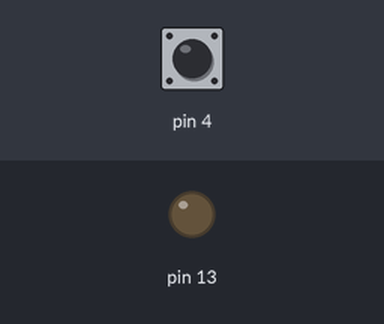
A sketch run on a simulated Arduino Uno, built with avr-gcc and run on an emulated ATmega328P. Parts: output pins drawn as LEDs (lit = HIGH). The test bench sets the inputs (shaded band); at power-on: pin 4 HIGH.

Above: at 1.2 s.
1.3 s: pin 4 pulled LOW for 0.15 s
At 1.37 s:
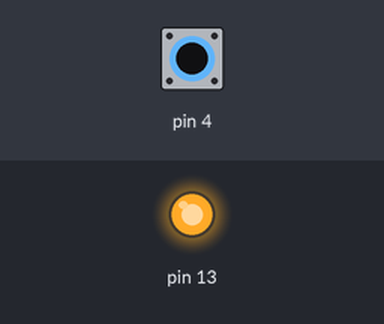
2.9 s: pin 4 pulled LOW for 3.2 s
At 7.0 s:
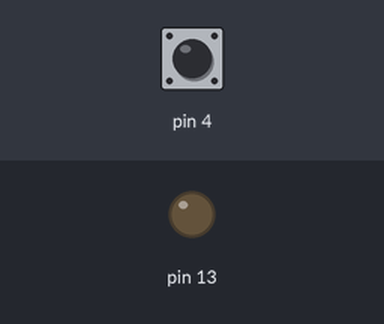
Timing chart, 0 to 8.5 s (numbered marks = the images above; inputs shaded):
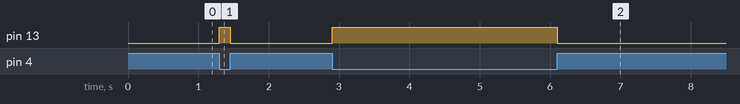

Measured:
- after the input at 1.3 s, pin 13: LOW → HIGH at once, → LOW 0.15 s later
- after the input at 2.9 s, pin 13: LOW → HIGH at once, → LOW 3.2 s later

The sketch:

button.ino
```cpp
void setup() {
  Serial.begin(9600);
  pinMode(4,INPUT_PULLUP);
  pinMode(13, OUTPUT);
}

void loop() {

  if(digitalRead(4) == 0){
    digitalWrite(13, HIGH);
  }else{
    digitalWrite(13,LOW);
  }
}
```
